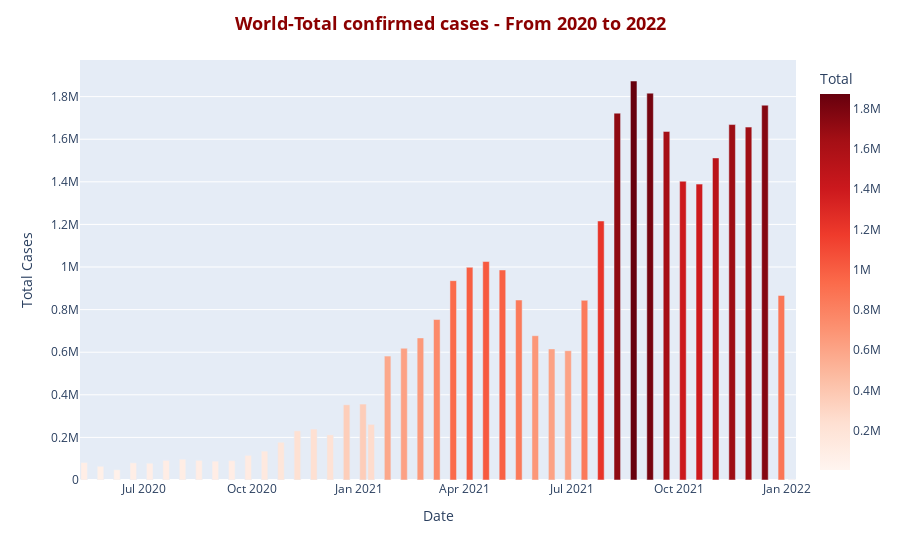

The code cell stored with this chart in its notebook:
### Code cell
df_world_total = df.groupby('Date')['Total'].sum().reset_index()
fig = px.bar(df_world_total,
             x='Date',
             y='Total',
             color='Total',
             color_continuous_scale = 'reds')

fig.update_layout(title = '<b>World-Total confirmed cases - From 2020 to 2022<b>',
                  title_x = 0.5,
                  title_font = dict(size= 18, color = 'DarkRed'),
                  yaxis = dict(title = 'Total Cases'))
fig.show()

### Figure 1 — Plotly figure (JSON) as saved in the notebook; plotly's stock layout.template omitted (floating-point values rounded to 4 significant figures)
{"data": [{"alignmentgroup": "True", "hovertemplate": "Date=%{x}<br>Total=%{marker.color}<extra></extra>", "legendgroup": "", "marker": {"color": [82180, 64515, 48300, 80800, 78820, 92105, 97675, 92355, 88365, 90770, 115665, 135665, 177280, 231010, 239040, 212050, 353095, 356620, 261255, 581990, 618580, 667125, 753415, 935925, 998705, 1025765, 986270, 845055, 677540, 615520, 607180, 843625, 1216080, 1722500, 1873350, 1816405, 1636685, 1402785, 1389220, 1512220, 1668890, 1656915, 1759830, 866430, 4895], "coloraxis": "coloraxis", "pattern": {"shape": ""}}, "name": "", "offsetgroup": "", "orientation": "v", "showlegend": false, "textposition": "auto", "type": "bar", "x": ["2020-05-11", "2020-05-25", "2020-06-08", "2020-06-22", "2020-07-06", "2020-07-20", "2020-08-03", "2020-08-17", "2020-08-31", "2020-09-14", "2020-09-28", "2020-10-12", "2020-10-26", "2020-11-09", "2020-11-23", "2020-12-07", "2020-12-21", "2021-01-04", "2021-01-11", "2021-01-25", "2021-02-08", "2021-02-22", "2021-03-08", "2021-03-22", "2021-04-05", "2021-04-19", "2021-05-03", "2021-05-17", "2021-05-31", "2021-06-14", "2021-06-28", "2021-07-12", "2021-07-26", "2021-08-09", "2021-08-23", "2021-09-06", "2021-09-20", "2021-10-04", "2021-10-18", "2021-11-01", "2021-11-15", "2021-11-29", "2021-12-13", "2021-12-27", "2022-01-05"], "xaxis": "x", "y": [82180, 64515, 48300, 80800, 78820, 92105, 97675, 92355, 88365, 90770, 115665, 135665, 177280, 231010, 239040, 212050, 353095, 356620, 261255, 581990, 618580, 667125, 753415, 935925, 998705, 1025765, 986270, 845055, 677540, 615520, 607180, 843625, 1216080, 1722500, 1873350, 1816405, 1636685, 1402785, 1389220, 1512220, 1668890, 1656915, 1759830, 866430, 4895], "yaxis": "y"}], "layout": {"barmode": "relative", "coloraxis": {"colorbar": {"title": {"text": "Total"}}, "colorscale": [[0, "rgb(255,245,240)"], [0.125, "rgb(254,224,210)"], [0.25, "rgb(252,187,161)"], [0.375, "rgb(252,146,114)"], [0.5, "rgb(251,106,74)"], [0.625, "rgb(239,59,44)"], [0.75, "rgb(203,24,29)"], [0.875, "rgb(165,15,21)"], [1, "rgb(103,0,13)"]]}, "legend": {"tracegroupgap": 0}, "margin": {"t": 60}, "title": {"font": {"color": "DarkRed", "size": 18}, "text": "<b>World-Total confirmed cases - From 2020 to 2022<b>", "x": 0.5}, "xaxis": {"anchor": "y", "domain": [0, 1], "title": {"text": "Date"}}, "yaxis": {"anchor": "x", "domain": [0, 1], "title": {"text": "Total Cases"}}}}
